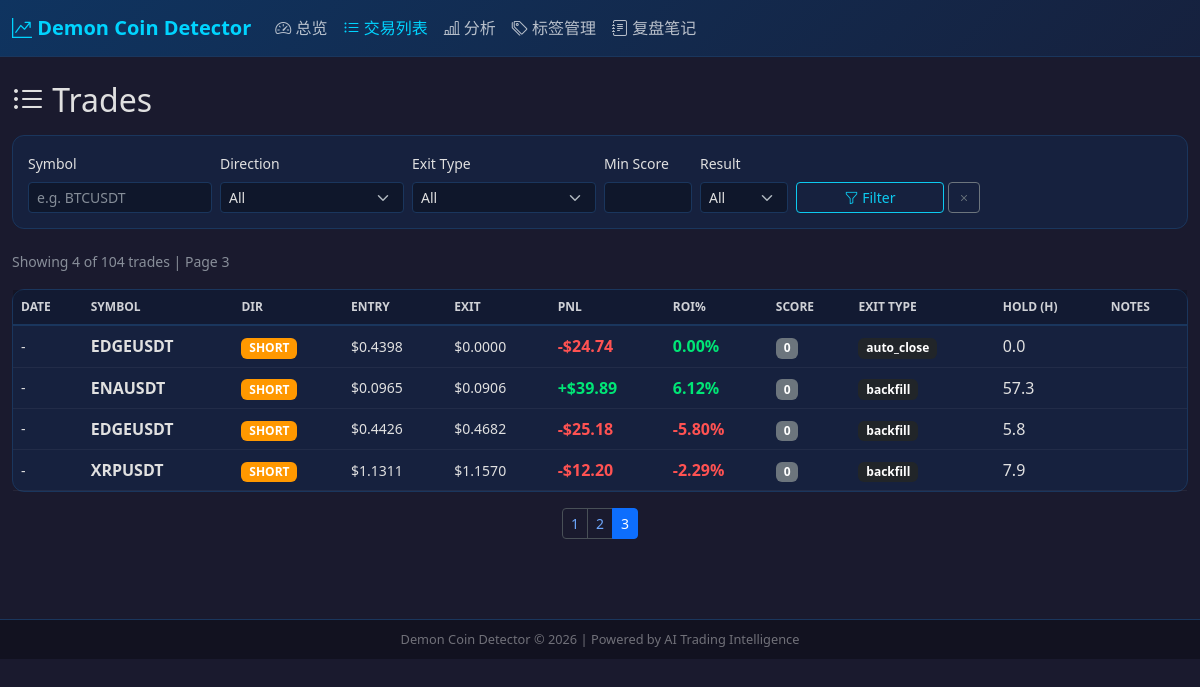
The app's page /trades?page=3&symbol=&direction=&exit_type=&result= with its own data.
### tables this page shows
CREATE TABLE trades (
        id INTEGER PRIMARY KEY AUTOINCREMENT,
        trade_id TEXT UNIQUE,
        symbol TEXT NOT NULL,
        direction TEXT NOT NULL,
        strategy_version TEXT DEFAULT '',
        leverage INTEGER DEFAULT 10,
        margin_usd REAL DEFAULT 0,
        notional_usd REAL DEFAULT 0,
        entry_price REAL DEFAULT 0,
        exit_price REAL DEFAULT 0,
        quantity REAL DEFAULT 0,
        entry_time TEXT,
        exit_time TEXT,
        status TEXT DEFAULT 'open',
        total_score REAL DEFAULT 0,
        data_coverage_score REAL DEFAULT 0,
        professional_score REAL DEFAULT 0,
        market_quality_score REAL DEFAULT 0,
        entry_timing_score REAL DEFAULT 0,
        funding_flow_score REAL DEFAULT 0,
        execution_risk_score REAL DEFAULT 0,
        resonance_count INTEGER DEFAULT 0,
        candidate_source TEXT DEFAULT '',
        entry_reasons TEXT DEFAULT '[]',
        factors TEXT DEFAULT '{}',
        estimated_ev REAL DEFAULT 0,
        estimated_win_rate REAL DEFAULT 0,
        estimated_rr REAL DEFAULT 0,
        position_scale REAL DEFAULT 1.0,
        factor_attribution TEXT DEFAULT '',
        pnl_usd REAL DEFAULT 0,
        pnl_pct REAL DEFAULT 0,
        exit_type TEXT DEFAULT '',
        hold_hours REAL DEFAULT 0,
        peak_pnl_pct REAL DEFAULT 0,
        loss_tags TEXT DEFAULT '[]',
        loss_tag_labels TEXT DEFAULT '[]',
        win INTEGER DEFAULT 0,
        created_at TEXT DEFAULT (datetime('now')),
        updated_at TEXT DEFAULT (datetime('now'))
    );

### app.py (the view)
@app.route("/trades")
def trades():
    db = get_db()
    try:
        where = ["1=1"]
        params = []
        sym = request.args.get("symbol", "")
        if sym: where.append("symbol LIKE ?"); params.append(f"%{sym}%")
        direction = request.args.get("direction", "")
        if direction: where.append("direction=?"); params.append(direction)
        exit_type = request.args.get("exit_type", "")
        if exit_type: where.append("exit_type=?"); params.append(exit_type)
        min_score = request.args.get("min_score", type=float)
        if min_score: where.append("total_score>=?"); params.append(min_score)
        result = request.args.get("result", "")
        if result == "win": where.append("win=1")
        elif result == "loss": where.append("win=0 AND status='closed'")
        page = request.args.get("page", 1, type=int)
        per_page = 50
        offset = (page - 1) * per_page
        total = db.execute(f"SELECT COUNT(*) as c FROM trades WHERE {' AND '.join(where)}", params).fetchone()["c"]
        rows = db.execute(f"""SELECT id, trade_id, symbol, direction, entry_price, exit_price,
            pnl_usd, pnl_pct, total_score, exit_type, hold_hours, win, entry_time, exit_time,
            loss_tags, leverage, margin_usd FROM trades WHERE {' AND '.join(where)}
            ORDER BY entry_time DESC LIMIT ? OFFSET ?""", params + [per_page, offset]).fetchall()
        ref_counts = {}
        for r in rows:
            cnt = db.execute("SELECT COUNT(*) as c FROM reflections WHERE trade_id=?", (r["id"],)).fetchone()["c"]
            ref_counts[r["id"]] = cnt
        filters = {"symbol": sym, "direction": direction, "exit_type": exit_type, "result": result}
        return render_template("trades.html", trades=rows2dicts(rows), ref_counts=ref_counts,
            page=page, per_page=per_page, total=total, request=request, filters=filters)
    finally:
        db.close()

### app.py (called while the page is built)
def rows2dicts(rows):
    return [dict(r) for r in rows]

### database.py (called while the page is built)
def get_db():
    conn = sqlite3.connect(DB_PATH)
    conn.row_factory = sqlite3.Row
    conn.execute("PRAGMA journal_mode=WAL")
    conn.execute("PRAGMA foreign_keys=ON")
    return conn

### templates/trades.html (shortened to what this page needs)
{% extends "base.html" %}
{% block content %}
<h2 class="mb-3"><i class="bi bi-list-ul"></i> Trades</h2>
<div class="filter-section">
    <form method="GET" action="/trades" class="row g-2 align-items-end">
        <div class="col-md-2">
            <label class="form-label small">Symbol</label>
            <input type="text" class="form-control form-control-sm" name="symbol" value="{{ filters.symbol|default('') }}" placeholder="e.g. BTCUSDT">
        </div>
        <div class="col-md-2">
            <label class="form-label small">Direction</label>
            <select class="form-select form-select-sm" name="direction">
                <option value="">All</option>
            </select>
        </div>
        <div class="col-md-2">
            <label class="form-label small">Exit Type</label>
            <select class="form-select form-select-sm" name="exit_type">
                <option value="">All</option>
            </select>
        </div>
        <div class="col-md-1">
            <label class="form-label small">Min Score</label>
            <input type="number" class="form-control form-control-sm" name="min_score" value="{{ filters.min_score|default('') }}" step="1">
        </div>
        <div class="col-md-1">
            <label class="form-label small">Result</label>
            <select class="form-select form-select-sm" name="result">
                <option value="">All</option>
            </select>
        </div>
        <div class="col-md-2 d-flex gap-1">
            <button type="submit" class="btn btn-sm btn-outline-info flex-grow-1"><i class="bi bi-funnel"></i> Filter</button>
            <a href="/trades" class="btn btn-sm btn-outline-secondary"><i class="bi bi-x"></i></a>
        </div>
    </form>
</div>
<div class="mb-3">
    <small class="text-muted">Showing {{ trades|default([])|length }} of {{ total|default(0) }} trades | Page {{ page|default(1) }}</small>
</div>
<div class="card">
    <div class="table-responsive">
        <table class="table table-hover mb-0">
            <thead>
                <tr>
                    <th>Date</th>
                    <th>Symbol</th>
                    <th>Dir</th>
                    <th>Entry</th>
                    <th>Exit</th>
                    <th>PnL</th>
                    <th>ROI%</th>
                    <th>Score</th>
                    <th>Exit Type</th>
                    <th>Hold (h)</th>
                    <th>Notes</th>
                </tr>
            </thead>
            <tbody>
                {% for t in trades|default([]) %}
                {% set pnl = t.pnl_usd|default(0) %}
                {% set roi = t.pnl_pct|default(0) %}
                <tr style="cursor:pointer" onclick="location.href='/trade/{{ t.id|default(0) }}'">
                    <td class="small">{% set dt = t.entry_time|default('') %}{% if dt %}{{ dt[:16] }}{% else %}-{% endif %}</td>
                    <td><strong>{{ t.symbol|default('') }}</strong></td>
                    <td><span class="badge badge-{{ t.direction|default('')|lower }}">{{ t.direction|default('-') }}</span></td>
                    <td class="small">${{ "%.4f"|format(t.entry_price|default(0)) }}</td>
                    <td class="small">${{ "%.4f"|format(t.exit_price|default(0)) }}</td>
                    <td>
                        <span class="{% if pnl >= 0 %}pnl-positive{% else %}pnl-negative{% endif %} fw-bold">
                            {% if pnl >= 0 %}+${{ "%.2f"|format(pnl) }}{% else %}-${{ "%.2f"|format(pnl|abs) }}{% endif %}
                        </span>
                    </td>
                    <td>
                        <span class="{% if roi >= 0 %}pnl-positive{% else %}pnl-negative{% endif %}">
                            {{ "%.2f"|format(roi) }}%
                        </span>
                    </td>
                    <td>
                        {% if t.total_score is defined and t.total_score is not none %}
                        <span class="badge bg-secondary">{{ "%.0f"|format(t.total_score) }}</span>
                        {% else %}<span class="text-muted">-</span>{% endif %}
                    </td>
                    <td><span class="badge bg-dark">{{ t.exit_type|default('-') }}</span></td>
                    <td>{{ "%.1f"|format(t.hold_hours|default(0)) }}</td>
                    <td>
                        {% set rc = ref_counts.get(t.id, 0) if ref_counts else 0 %}
                    </td>
                </tr>
                {% endfor %}
            </tbody>
        </table>
    </div>
</div>
{% set tp = ((total|default(0) + per_page|default(50) - 1) // per_page|default(50))|int %}
{% if tp > 1 %}
<nav class="mt-3">
    <ul class="pagination pagination-sm justify-content-center">
        {% for p in range(1, tp + 1) %}
        <li class="page-item {% if p == page|default(1) %}active{% endif %}">
            <a class="page-link" href="?page={{ p }}&symbol={{ filters.symbol|default('') }}&direction={{ filters.direction|default('') }}&exit_type={{ filters.exit_type|default('') }}&result={{ filters.result|default('') }}">{{ p }}</a>
        </li>
        {% endfor %}
    </ul>
</nav>
{% endif %}
{% endblock %}

### templates/base.html (style rules this page uses)
:root { --bs-body-bg: #1a1a2e; --bs-body-color: #e0e0e0; --accent-primary: #00d4ff; --profit: #00e676; --loss: #ff5252; --card-bg: #16213e; --card-border: #1a365d; }
body { background-color: var(--bs-body-bg); color: var(--bs-body-color); font-family: 'Segoe UI','PingFang SC','Microsoft YaHei',sans-serif; }
.card { background-color: var(--card-bg); border: 1px solid var(--card-border); border-radius: 12px; }
.pnl-positive { color: var(--profit); font-weight: bold; }
.pnl-negative { color: var(--loss); font-weight: bold; }
.table { --bs-table-bg: transparent; --bs-table-hover-bg: rgba(0,212,255,0.05); color: var(--bs-body-color); }
.table th { background-color: rgba(0,0,0,0.2); border-bottom: 2px solid var(--card-border); font-weight: 600; color: rgba(255,255,255,0.8); font-size: 0.75rem; text-transform: uppercase; }
.table td { border-bottom: 1px solid rgba(255,255,255,0.05); vertical-align: middle; }
.filter-section { background-color: var(--card-bg); padding: 15px; border-radius: 12px; margin-bottom: 20px; border: 1px solid var(--card-border); }
.form-control, .form-select { background-color: rgba(0,0,0,0.3); border: 1px solid var(--card-border); color: var(--bs-body-color); }
.badge-short { background-color: #ff9800; color: #fff; }

### records on screen
trades: symbol "EDGEUSDT", direction "SHORT", entry_price "0.4398", exit_price "0.0000", pnl_usd "24.74", pnl_pct "0.00", total_score "0", exit_type "auto_close", hold_hours "0.0"
trades: symbol "ENAUSDT", direction "SHORT", entry_price "0.0965", exit_price "0.0906", pnl_usd "39.89", pnl_pct "6.12", total_score "0", exit_type "backfill", hold_hours "57.3"
trades: symbol "EDGEUSDT", direction "SHORT", entry_price "0.4426", exit_price "0.4682", pnl_usd "25.18", pnl_pct "-5.80", total_score "0", exit_type "backfill", hold_hours "5.8"
trades: symbol "XRPUSDT", direction "SHORT", entry_price "1.1311", exit_price "1.1570", pnl_usd "12.20", pnl_pct "-2.29", total_score "0", exit_type "backfill", hold_hours "7.9"

### other values on screen
{{ trades|default([])|length }} "4"
{{ total|default(0) }} "104"
{{ page|default(1) }} "3"
{{ p }} "1" "2" "3"
